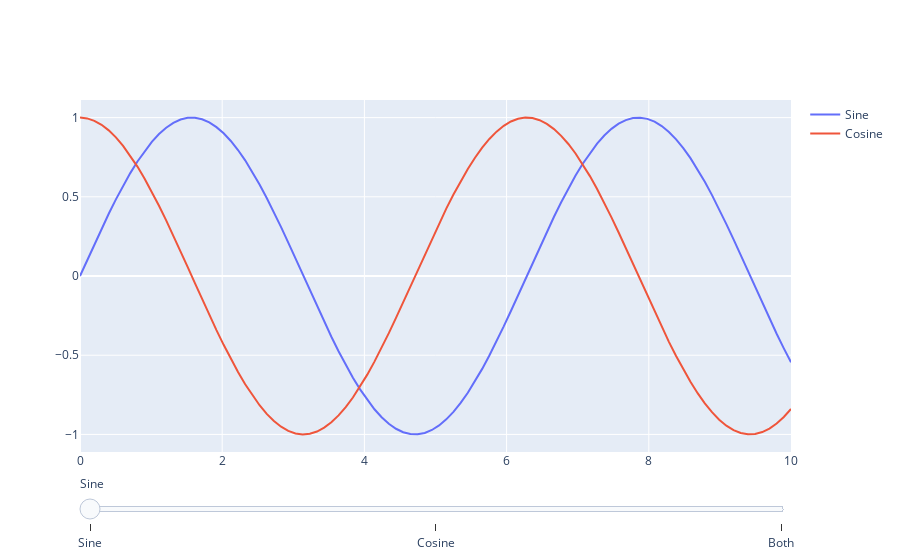

This figure's notebook cell:
### Markdown cell above
### Interactive Slider

### Code cell
# new data
x = np.linspace(0, 10, 100)
y1 = np.sin(x)
y2 = np.cos(x)

# create figure
fig = go.Figure()

# add traces
fig.add_trace(go.Scatter(x=x, y=y1, mode='lines', name='Sine'))
fig.add_trace(go.Scatter(x=x, y=y2, mode='lines', name='Cosine'))

# add slider
fig.update_layout(
    sliders=[{
        'steps': [
            {'label': 'Sine', 'method': 'update', 'args': [{'visible': [True, False]}]},
            {'label': 'Cosine', 'method': 'update', 'args': [{'visible': [False, True]}]},
            {'label': 'Both', 'method': 'update', 'args': [{'visible': [True, True]}]}
        ]
    }]
)

fig.show()
